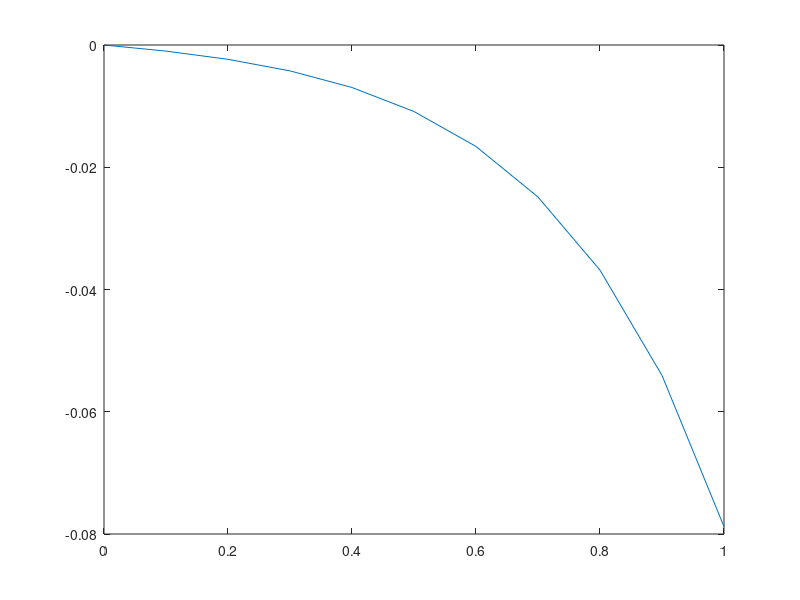

Here is the MATLAB script that generated this plot:
clear;clc;
%Define f(t,w)
f = @(t,w)t*exp(3*t) - 2*w;

%Inilization
h = 0.1;
t = ones(11,1);
t(1) = 0;
for i = 1:10
    t(i + 1) = 0.1*i;
end
w = ones(11,1); %approxiated value
w(1) = 0;   %initial value
y = 1/5*t.*exp(3*t) - 1/25*exp(3*t) + 1/25*exp(-2*t); %exact value

%Solve for w
for i = 1:10
    w(i + 1) = w(i) + h/2*(f(t(i),w(i)) + f(t(i) + h,w(i) + h*f(t(i),w(i))));
end
error = y - w;

%Plot the results
plot(t,y,'-o',t,w,'--x');
plot(t,error);